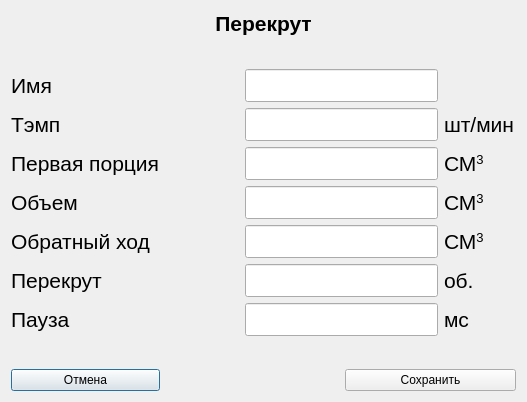
<?xml version="1.0" encoding="UTF-8"?>
<ui version="4.0">
 <class>EditSwiperPressetDialog</class>
 <widget class="QDialog" name="EditSwiperPressetDialog">
  <property name="geometry">
   <rect>
    <x>0</x>
    <y>0</y>
    <width>527</width>
    <height>402</height>
   </rect>
  </property>
  <property name="windowTitle">
   <string>Dialog</string>
  </property>
  <layout class="QGridLayout" name="gridLayout">
   <item row="4" column="4">
    <widget class="QLabel" name="label_12">
     <property name="font">
      <font>
       <pointsize>16</pointsize>
      </font>
     </property>
     <property name="text">
      <string>СМ&lt;sup&gt;3&lt;/sup&gt;</string>
     </property>
    </widget>
   </item>
   <item row="1" column="0">
    <spacer name="verticalSpacer_2">
     <property name="orientation">
      <enum>Qt::Vertical</enum>
     </property>
     <property name="sizeHint" stdset="0">
      <size>
       <width>20</width>
       <height>40</height>
      </size>
     </property>
    </spacer>
   </item>
   <item row="5" column="0" colspan="2">
    <widget class="QLabel" name="label">
     <property name="font">
      <font>
       <pointsize>16</pointsize>
      </font>
     </property>
     <property name="text">
      <string>Объем</string>
     </property>
    </widget>
   </item>
   <item row="5" column="4">
    <widget class="QLabel" name="label_6">
     <property name="font">
      <font>
       <pointsize>16</pointsize>
      </font>
     </property>
     <property name="text">
      <string>СМ&lt;sup&gt;3&lt;/sup&gt;</string>
     </property>
    </widget>
   </item>
   <item row="4" column="2" colspan="2">
    <widget class="QClickableLineEdit" name="txtFirstPortion">
     <property name="font">
      <font>
       <pointsize>16</pointsize>
      </font>
     </property>
    </widget>
   </item>
   <item row="2" column="0">
    <widget class="QLabel" name="label_10">
     <property name="font">
      <font>
       <pointsize>16</pointsize>
      </font>
     </property>
     <property name="text">
      <string>Имя</string>
     </property>
    </widget>
   </item>
   <item row="8" column="2" colspan="2">
    <widget class="QClickableLineEdit" name="txtPause">
     <property name="font">
      <font>
       <pointsize>16</pointsize>
      </font>
     </property>
    </widget>
   </item>
   <item row="9" column="0">
    <spacer name="verticalSpacer">
     <property name="orientation">
      <enum>Qt::Vertical</enum>
     </property>
     <property name="sizeHint" stdset="0">
      <size>
       <width>20</width>
       <height>40</height>
      </size>
     </property>
    </spacer>
   </item>
   <item row="8" column="0">
    <widget class="QLabel" name="label_4">
     <property name="font">
      <font>
       <pointsize>16</pointsize>
      </font>
     </property>
     <property name="text">
      <string>Пауза</string>
     </property>
    </widget>
   </item>
   <item row="8" column="4">
    <widget class="QLabel" name="label_9">
     <property name="font">
      <font>
       <pointsize>16</pointsize>
      </font>
     </property>
     <property name="text">
      <string>мс</string>
     </property>
    </widget>
   </item>
   <item row="7" column="4">
    <widget class="QLabel" name="label_8">
     <property name="font">
      <font>
       <pointsize>16</pointsize>
      </font>
     </property>
     <property name="text">
      <string>об.</string>
     </property>
    </widget>
   </item>
   <item row="7" column="2" colspan="2">
    <widget class="QClickableLineEdit" name="txtSwiper">
     <property name="font">
      <font>
       <pointsize>16</pointsize>
      </font>
     </property>
    </widget>
   </item>
   <item row="5" column="2" colspan="2">
    <widget class="QClickableLineEdit" name="txtMass">
     <property name="font">
      <font>
       <pointsize>16</pointsize>
      </font>
     </property>
    </widget>
   </item>
   <item row="6" column="4">
    <widget class="QLabel" name="label_7">
     <property name="font">
      <font>
       <pointsize>16</pointsize>
      </font>
     </property>
     <property name="text">
      <string>СМ&lt;sup&gt;3&lt;/sup&gt;</string>
     </property>
    </widget>
   </item>
   <item row="7" column="0" colspan="2">
    <widget class="QLabel" name="label_3">
     <property name="font">
      <font>
       <pointsize>16</pointsize>
      </font>
     </property>
     <property name="text">
      <string>Перекрут</string>
     </property>
    </widget>
   </item>
   <item row="2" column="2" colspan="2">
    <widget class="QClickableLineEdit" name="txtName">
     <property name="font">
      <font>
       <pointsize>16</pointsize>
      </font>
     </property>
    </widget>
   </item>
   <item row="6" column="0" colspan="2">
    <widget class="QLabel" name="label_2">
     <property name="font">
      <font>
       <pointsize>16</pointsize>
      </font>
     </property>
     <property name="text">
      <string>Обратный ход</string>
     </property>
    </widget>
   </item>
   <item row="6" column="2" colspan="2">
    <widget class="QClickableLineEdit" name="txtReverse">
     <property name="font">
      <font>
       <pointsize>16</pointsize>
      </font>
     </property>
    </widget>
   </item>
   <item row="4" column="0">
    <widget class="QLabel" name="label_11">
     <property name="font">
      <font>
       <pointsize>16</pointsize>
      </font>
     </property>
     <property name="text">
      <string>Первая порция</string>
     </property>
    </widget>
   </item>
   <item row="3" column="0">
    <widget class="QLabel" name="label_13">
     <property name="font">
      <font>
       <pointsize>16</pointsize>
      </font>
     </property>
     <property name="text">
      <string>Тэмп</string>
     </property>
    </widget>
   </item>
   <item row="3" column="2" colspan="2">
    <widget class="QClickableLineEdit" name="txtTemp">
     <property name="font">
      <font>
       <pointsize>16</pointsize>
      </font>
     </property>
    </widget>
   </item>
   <item row="3" column="4">
    <widget class="QLabel" name="label_14">
     <property name="font">
      <font>
       <pointsize>16</pointsize>
      </font>
     </property>
     <property name="text">
      <string>шт/мин</string>
     </property>
    </widget>
   </item>
   <item row="11" column="0">
    <widget class="QPushButton" name="pushButton_2">
     <property name="text">
      <string>Отмена</string>
     </property>
     <property name="icon">
      <iconset resource="../resources.qrc">
       <normaloff>:/images/delete.png</normaloff>:/images/delete.png</iconset>
     </property>
     <property name="iconSize">
      <size>
       <width>42</width>
       <height>42</height>
      </size>
     </property>
    </widget>
   </item>
   <item row="0" column="0" colspan="5">
    <widget class="QLabel" name="label_5">
     <property name="font">
      <font>
       <pointsize>16</pointsize>
       <weight>75</weight>
       <bold>true</bold>
      </font>
     </property>
     <property name="text">
      <string>Перекрут</string>
     </property>
     <property name="alignment">
      <set>Qt::AlignCenter</set>
     </property>
    </widget>
   </item>
   <item row="11" column="3" colspan="2">
    <widget class="QPushButton" name="pushButton">
     <property name="text">
      <string>Сохранить</string>
     </property>
     <property name="icon">
      <iconset resource="../resources.qrc">
       <normaloff>:/images/save.png</normaloff>:/images/save.png</iconset>
     </property>
     <property name="iconSize">
      <size>
       <width>42</width>
       <height>42</height>
      </size>
     </property>
    </widget>
   </item>
  </layout>
 </widget>
 <customwidgets>
  <customwidget>
   <class>QClickableLineEdit</class>
   <extends>QLineEdit</extends>
   <header>widgets/qclickablelineedit.h</header>
  </customwidget>
 </customwidgets>
 <resources>
  <include location="../resources.qrc"/>
 </resources>
 <connections/>
</ui>
